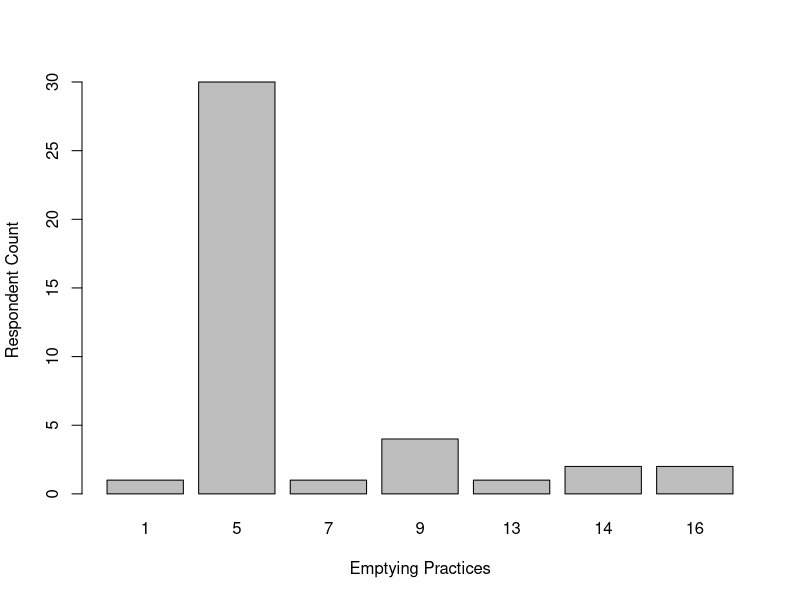
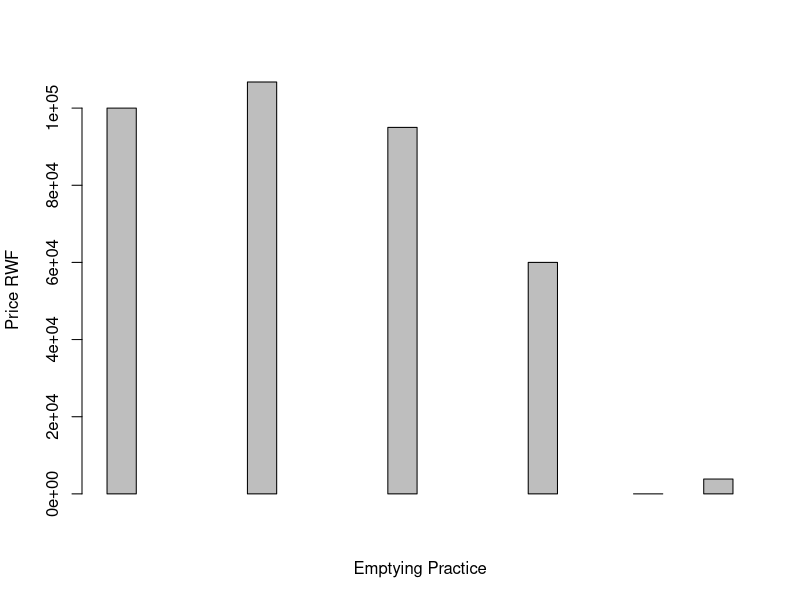

R code for these plots, in order:
setwd("/Users/rachel/Dropbox/Sourcing/2. Data/Survey/Cleaned")

#gitega results
resultsmar18<-read.csv("./HH_mar18_.csv", header=TRUE, sep=",")
resultsmar21<-read.csv("./HH_mar21_.csv", header=TRUE, sep=",")

gitresult<-rbind(resultsmar18,resultsmar21)

#Gitega mean cost of current WM practices 
gitemptycost<-gitresult$cost_empty[!gitresult$cost_empty == 99]
gitemptycost1<-gitemptycost[!gitemptycost==0]
git_mean_emptycostRWF<-mean(gitemptycost1,na.rm=TRUE)
git_mean_emptycostUSD<-git_mean_emptycostRWF*0.0013

#counts of empty practice

  #empty practices not including Dont know/no response
git_counts<-table(gitresult$emptypract[!gitresult$emptypract==99])
barplot(git_counts,xlab="Emptying Practices",ylab="Respondent Count")
#alternative
countsdf<-as.data.frame(git_counts)

#prices of different emptying practices
#average price of sealing a latrine then building a new one yourself 

# definition of function
costofpract<-function(result,practice){
  emptypract<-subset(result,result$emptypract==practice)
  cost<-emptypract$cost_empty[!emptypract$cost_empty==99]
  meancost<-mean(cost,na.rm=TRUE)
  return(meancost)
}

#usage of function
gitmeancost1 <- costofpract(gitresult, 1)
gitmeancost2 <- costofpract(gitresult, 2)
gitmeancost3 <- costofpract(gitresult, 3)
gitmeancost4 <- costofpract(gitresult, 4)
gitmeancost5 <- costofpract(gitresult, 5)
gitmeancost6 <- costofpract(gitresult, 6)
gitmeancost7 <- costofpract(gitresult, 7)
gitmeancost8 <- costofpract(gitresult, 8)
gitmeancost9 <- costofpract(gitresult, 9)
gitmeancost10 <- costofpract(gitresult, 10)
gitmeancost11 <- costofpract(gitresult, 11)
gitmeancost12 <- costofpract(gitresult, 12)
gitmeancost13 <- costofpract(gitresult, 13)
gitmeancost14 <- costofpract(gitresult, 14)
gitmeancost15 <- costofpract(gitresult, 15)
gitmeancost16 <- costofpract(gitresult, 16)
gitmeancost17 <- costofpract(gitresult, 77)
gitmeancost18 <- costofpract(gitresult, 99)

gitmeancost_vect<-c(gitmeancost1,
                    gitmeancost2,
                    gitmeancost3,
                    gitmeancost4,
                    gitmeancost5,
                    gitmeancost6,
                    gitmeancost7,
                    gitmeancost8,
                    gitmeancost9,
                    gitmeancost10,
                    gitmeancost11,
                    gitmeancost12,
                    gitmeancost13,
                    gitmeancost14, 
                    gitmeancost15,
                    gitmeancost16,
                    gitmeancost17,
                    gitmeancost18)

gitmeancost_labs<-c("gitmeancost1",
                    "gitmeancost2",
                    "gitmeancost3",
                    "gitmeancost4",
                    "gitmeancost5",
                    "gitmeancost6",
                    "gitmeancost7",
                    "gitmeancost8",
                    "gitmeancost9",
                    "gitmeancost10",
                    "gitmeancost11",
                    "gitmeancost12",
                    "gitmeancost13",
                    "gitmeancost14", 
                    "gitmeancost15",
                    "gitmeancost16",
                    "gitmeancost17",
                    "gitmeancost18")

as.data.frame(cbind(gitmeancost_labs,gitmeancost_vect))


gitmeancost_vect[!gitmeancost_vect=="NaN"]
barplot(gitmeancost_vect,xlab="Emptying Practice",ylab="Price RWF")


#when I run the code below,  means are generated for practices that have no records:
#as.data.frame(cbind(gitmeancost_labs,gitmeancost_vect[!gitmeancost_vect=="NaN"]))
